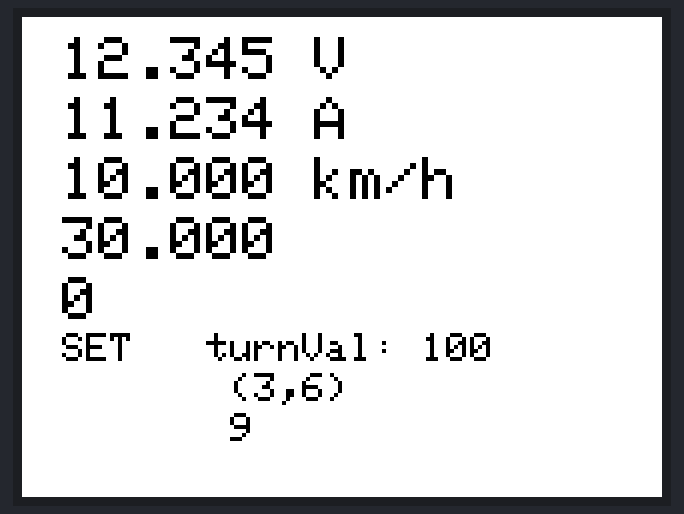
This sketch was run on a simulated Arduino Uno, built with avr-gcc and run on an emulated ATmega328P. Parts: 320×240 colour display.

Above: at 2.9 s.

The sketch:

tft_test.ino
```cpp
#include "SPI.h"
#include "Adafruit_GFX.h"
#include "Adafruit_ILI9341.h"
#define TFT_DC 9
#define TFT_CS 10
Adafruit_ILI9341 tft = Adafruit_ILI9341(TFT_CS, TFT_DC);
#define libName "Adafruit library"


float volts = 12.345;
float amps = 11.234;
float sp = 10.000;
float temperature = 30.0;
int turnVal = 9;
int power = 9;
int xMap = 3;
int yMap = 6;
int pos_main = 0;
void setup() {
  tft.begin();
  tft.setRotation(1);
  tft.fillScreen(ILI9341_WHITE);

  tft.setTextColor(ILI9341_BLACK, ILI9341_WHITE);

  tft.setTextSize(2);
  tft.setCursor(20, 46);
  tft.println("starting");

  delay(2500);

  tft.fillScreen(ILI9341_WHITE);
}

void loop(void) {
  //amps = amps + 0.56;
  tft.setTextSize(3);
  tft.setCursor(20, 10);
  tft.print(volts, 3);
  tft.println(" V");
  tft.setTextSize(3);
  tft.setCursor(20, 40);
  tft.print(amps, 3);
  tft.println(" A");
  tft.setTextSize(3);
  tft.setCursor(20, 70);
  tft.print(sp, 3);
  tft.println(" km/h");
  tft.setTextSize(3);
  tft.setCursor(20,100);
  tft.println(temperature, 3);
  tft.setTextSize(3);
  tft.setCursor(20,130);
  tft.println(pos_main);

  tft.setTextSize(2);
  tft.setCursor(20, 158);
  tft.print("SET   ");
  tft.print("turnVal: ");
  tft.println(turnVal,3);
  tft.setCursor(20,178);
  tft.print("       ");
  tft.print((String)"("+xMap+","+yMap+")");

  tft.setTextSize(2);
  tft.setCursor(20, 198);
  tft.print("       ");
  tft.println(power);

  delay(200);
}
```
